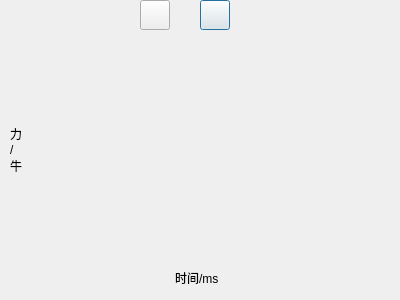
<?xml version="1.0" encoding="UTF-8"?>
<ui version="4.0">
 <class>channel_dialog</class>
 <widget class="QDialog" name="channel_dialog">
  <property name="geometry">
   <rect>
    <x>0</x>
    <y>0</y>
    <width>400</width>
    <height>300</height>
   </rect>
  </property>
  <property name="minimumSize">
   <size>
    <width>0</width>
    <height>0</height>
   </size>
  </property>
  <property name="windowTitle">
   <string>Dialog</string>
  </property>
  <widget class="QLabel" name="label_X">
   <property name="geometry">
    <rect>
     <x>175</x>
     <y>270</y>
     <width>50</width>
     <height>15</height>
    </rect>
   </property>
   <property name="text">
    <string>时间/ms</string>
   </property>
  </widget>
  <widget class="QLabel" name="label_Y">
   <property name="geometry">
    <rect>
     <x>10</x>
     <y>125</y>
     <width>15</width>
     <height>50</height>
    </rect>
   </property>
   <property name="text">
    <string>力
/
牛</string>
   </property>
  </widget>
  <widget class="QPushButton" name="button_zoom_out">
   <property name="geometry">
    <rect>
     <x>200</x>
     <y>0</y>
     <width>30</width>
     <height>30</height>
    </rect>
   </property>
   <property name="text">
    <string/>
   </property>
  </widget>
  <widget class="QPushButton" name="button_zoom_in">
   <property name="geometry">
    <rect>
     <x>140</x>
     <y>0</y>
     <width>30</width>
     <height>30</height>
    </rect>
   </property>
   <property name="styleSheet">
    <string notr="true"/>
   </property>
   <property name="text">
    <string/>
   </property>
  </widget>
 </widget>
 <resources/>
 <connections/>
</ui>
